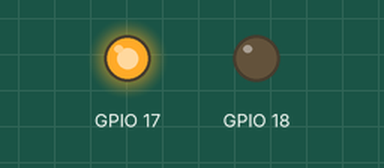
A program run on a simulated Raspberry Pi (BCM pin numbers). Shown: output pins drawn as LEDs (lit = HIGH). What the program prints to the terminal is not drawn.

Above: at 0.1 s.
At 60.1 s:
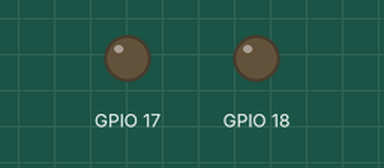
Timing chart, 0 to 121.5 s (numbered marks = the images above):
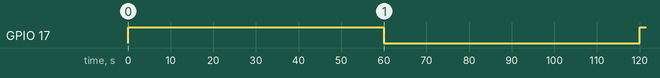

Measured:
- by itself, GPIO 17: LOW → HIGH at 0.00 s, → LOW 60.0 s later, → HIGH 60.0 s later

The program:

relay_test.py
```python
import RPi.GPIO as GPIO
import time

GPIO.setmode(GPIO.BCM)

# Relay 1
GPIO.setup(17, GPIO.OUT)
# Relay 2
GPIO.setup(18, GPIO.OUT)

try:
    while True:
        GPIO.output(17, GPIO.HIGH)
        print('Relay 1 ON')
        time.sleep(60)
        GPIO.output(17, GPIO.LOW)
        time.sleep(60)
        print('Relay 1 OFF')
finally:
    GPIO.cleanup()
```
